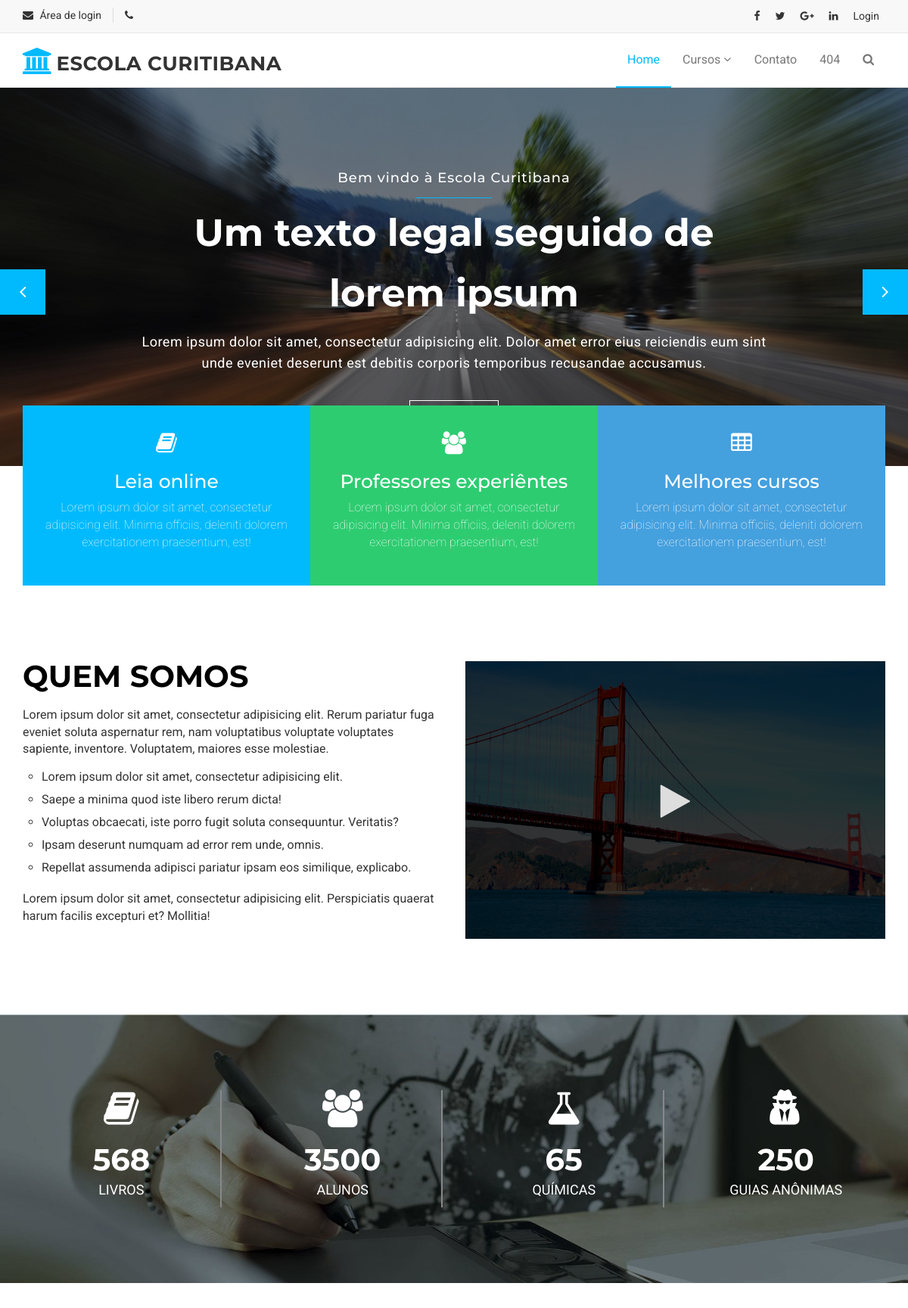
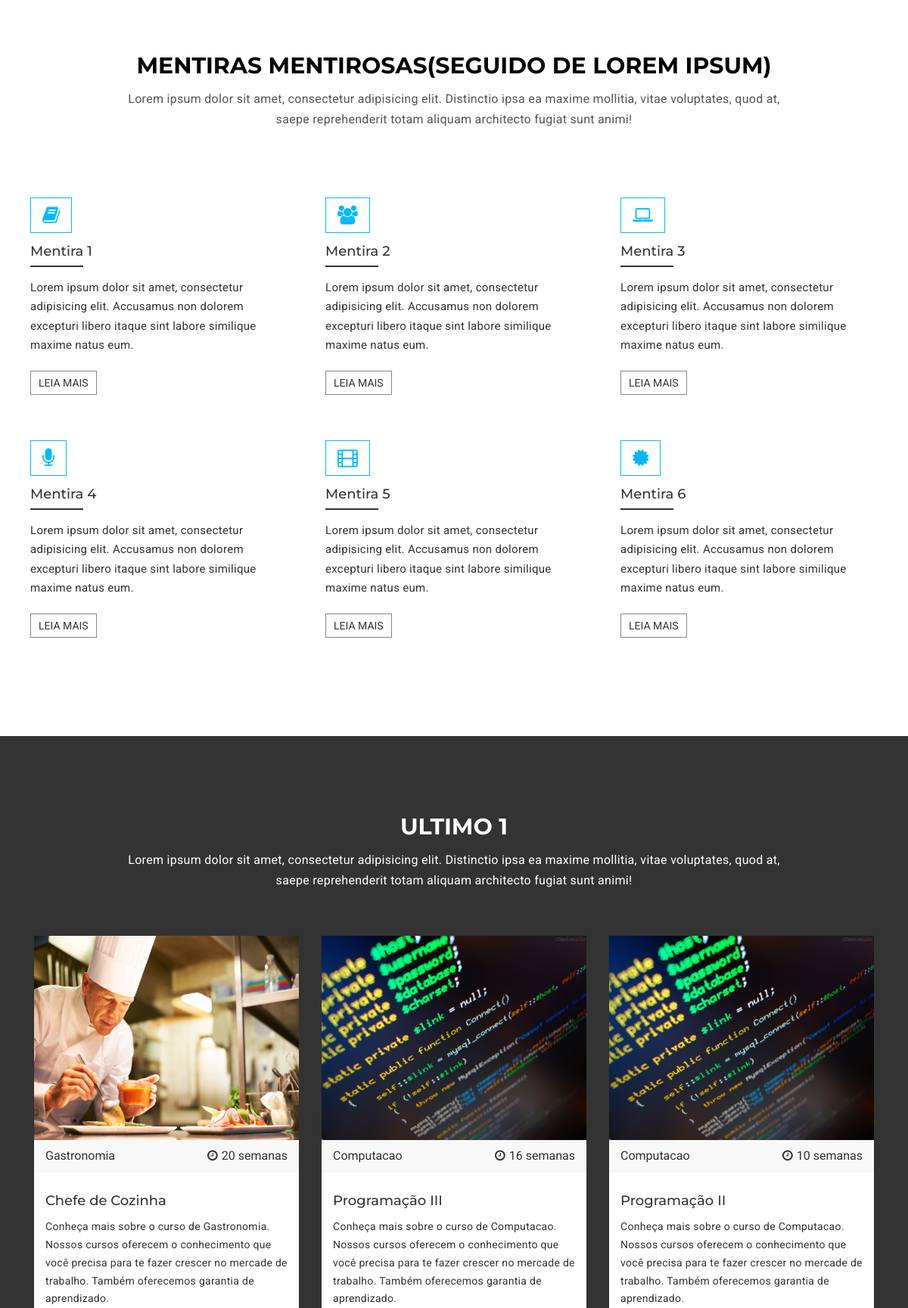
The page / (upper part) on the database its author committed (2 pictures, top to bottom).
### tables this page shows
CREATE TABLE `cursos` (
  `Id` int(11) NOT NULL,
  `Curso` varchar(30) NOT NULL,
  `Duracao` int(11) NOT NULL,
  `Preco` float NOT NULL,
  `Local` varchar(30) NOT NULL,
  `CategoriaId` int(11) NOT NULL,
  `Inicio` date NOT NULL,
  `Texto` varchar(400) NOT NULL,
  `Foto` varchar(100) NOT NULL
);

CREATE TABLE `categorias` (
  `Id` int(11) NOT NULL,
  `Categoria` varchar(50) NOT NULL
);

### index.php (the view, shortened to what this page needs)
<?php
	include("config.php");
?>
<!DOCTYPE html>
<html lang="en">
  <head>
    <link href="assets/css/font-awesome.css" rel="stylesheet">
    <link href="assets/css/bootstrap.css" rel="stylesheet">
    <link rel="stylesheet" type="text/css" href="assets/css/slick.css">
    <link id="switcher" href="assets/css/theme-color/default-theme.css" rel="stylesheet">
    <link href="assets/css/style.css" rel="stylesheet">
  </head>
  <body>
  <header id="mu-header">
    <div class="container">
      <div class="row">
        <div class="col-lg-12 col-md-12">
          <div class="mu-header-area">
            <div class="row">
              <div class="col-lg-6 col-md-6 col-sm-6 col-xs-6">
                <div class="mu-header-top-left">
                  <div class="mu-top-email">
                    <i class="fa fa-envelope"></i>
                    <span>Área de login</span>
                  </div>
                  <div class="mu-top-phone">
                    <i class="fa fa-phone"></i>
                  </div>
                </div>
              </div>
              <div class="col-lg-6 col-md-6 col-sm-6 col-xs-6">
                <div class="mu-header-top-right">
                  <nav>
                    <ul class="mu-top-social-nav">
                      <li><a href="#"><span class="fa fa-facebook"></span></a></li>
                      <li><a href="#"><span class="fa fa-twitter"></span></a></li>
                      <li><a href="#"><span class="fa fa-google-plus"></span></a></li>
                      <li><a href="#"><span class="fa fa-linkedin"></span></a></li>
                      <?php
                      if(!isset($_SESSION['login']))
                      {
                         echo("<li><a href='login/index.php'>Login</a></li>");
                      }
                      else
                      {
                        $usuario = $_SESSION['nome'];
                         echo("<li><a href='login/logout.php'>Bem vindo ".$usuario."</a></li>");
                      }
                      ?>
                    </ul>
                  </nav>
                </div>
              </div>
            </div>
          </div>
        </div>
      </div>
    </div>
  </header>
  <section id="mu-menu">
    <nav class="navbar navbar-default" role="navigation">
      <div class="container">
        <div class="navbar-header">
          <a class="navbar-brand" href="index.php"><i class="fa fa-university"></i><span>Escola Curitibana</span></a>
        </div>
        <div id="navbar" class="navbar-collapse collapse">
          <ul id="top-menu" class="nav navbar-nav navbar-right main-nav">
            <li class="active"><a href="index.php">Home</a></li>
            <li class="dropdown">
              <a href="#" class="dropdown-toggle" data-toggle="dropdown">Cursos <span class="fa fa-angle-down"></span></a>
            </li>
            <li><a href="contact.php">Contato</a></li>
            <li><a href="404.php">404</a></li>
            <li><a href="#" id="mu-search-icon"><i class="fa fa-search"></i></a></li>
          </ul>
        </div>
      </div>
    </nav>
  </section>
  <section id="mu-slider">
    <div class="mu-slider-single">
      <div class="mu-slider-img">
        <figure>
          <img src="assets/img/slider/1.jpg" alt="img">
        </figure>
      </div>
      <div class="mu-slider-content">
        <h4>Bem vindo à Escola Curitibana</h4>
        <span></span>
        <h2>Um texto legal seguido de lorem ipsum</h2>
        <p>Lorem ipsum dolor sit amet, consectetur adipisicing elit. Dolor amet error eius reiciendis eum sint unde eveniet deserunt est debitis corporis temporibus recusandae accusamus.</p>
        <a href="#" class="mu-read-more-btn">Leia mais</a>
      </div>
    </div>
  </section>
  <section id="mu-service">
    <div class="container">
      <div class="row">
        <div class="col-lg-12 col-md-12">
          <div class="mu-service-area">
            <div class="mu-service-single">
              <span class="fa fa-book"></span>
              <h3>Leia online</h3>
              <p>Lorem ipsum dolor sit amet, consectetur adipisicing elit. Minima officiis, deleniti dolorem exercitationem praesentium, est!</p>
            </div>
            <div class="mu-service-single">
              <span class="fa fa-users"></span>
              <h3>Professores experiêntes</h3>
              <p>Lorem ipsum dolor sit amet, consectetur adipisicing elit. Minima officiis, deleniti dolorem exercitationem praesentium, est!</p>
            </div>
            <div class="mu-service-single">
              <span class="fa fa-table"></span>
              <h3>Melhores cursos</h3>
              <p>Lorem ipsum dolor sit amet, consectetur adipisicing elit. Minima officiis, deleniti dolorem exercitationem praesentium, est!</p>
            </div>
          </div>
        </div>
      </div>
    </div>
  </section>
  <section id="mu-about-us">
    <div class="container">
      <div class="row">
        <div class="col-md-12">
          <div class="mu-about-us-area">
            <div class="row">
              <div class="col-lg-6 col-md-6">
                <div class="mu-about-us-left">
                  <div class="mu-title">
                    <h2>Quem somos</h2>
                  </div>
                  <p>Lorem ipsum dolor sit amet, consectetur adipisicing elit. Rerum pariatur fuga eveniet soluta aspernatur rem, nam voluptatibus voluptate voluptates sapiente, inventore. Voluptatem, maiores esse molestiae.</p>
                  <ul>
                    <li>Lorem ipsum dolor sit amet, consectetur adipisicing elit.</li>
                    <li>Saepe a minima quod iste libero rerum dicta!</li>
                    <li>Voluptas obcaecati, iste porro fugit soluta consequuntur. Veritatis?</li>
                    <li>Ipsam deserunt numquam ad error rem unde, omnis.</li>
                    <li>Repellat assumenda adipisci pariatur ipsam eos similique, explicabo.</li>
                  </ul>
                  <p>Lorem ipsum dolor sit amet, consectetur adipisicing elit. Perspiciatis quaerat harum facilis excepturi et? Mollitia!</p>
                </div>
              </div>
              <div class="col-lg-6 col-md-6">
                <div class="mu-about-us-right">
                <a id="mu-abtus-video" href="www.algumvideoshowdebola.com.br" target="mutube-video">
                  <img src="assets/img/about-us.jpg" alt="img">
                </a>
                </div>
              </div>
            </div>
          </div>
        </div>
      </div>
    </div>
  </section>
  <section id="mu-abtus-counter">
    <div class="container">
      <div class="row">
        <div class="col-md-12">
          <div class="mu-abtus-counter-area">
            <div class="row">
              <div class="col-lg-3 col-md-3 col-sm-3">
                <div class="mu-abtus-counter-single">
                  <span class="fa fa-book"></span>
                  <h4 class="counter">568</h4>
                  <p>livros</p>
                </div>
              </div>
              <div class="col-lg-3 col-md-3 col-sm-3">
                <div class="mu-abtus-counter-single">
                  <span class="fa fa-users"></span>
                  <h4 class="counter">3500</h4>
                  <p>Alunos</p>
                </div>
              </div>
              <div class="col-lg-3 col-md-3 col-sm-3">
                <div class="mu-abtus-counter-single">
                  <span class="fa fa-flask"></span>
                  <h4 class="counter">65</h4>
                  <p>Químicas</p>
                </div>
              </div>
              <div class="col-lg-3 col-md-3 col-sm-3">
                <div class="mu-abtus-counter-single no-border">
                  <span class="fa fa-user-secret"></span>
                  <h4 class="counter">250</h4>
                  <p>Guias anônimas</p>
                </div>
              </div>
            </div>
          </div>
        </div>
      </div>
    </div>
  </section>
  <section id="mu-features">
    <div class="container">
      <div class="row">
        <div class="col-lg-12 col-md-12">
          <div class="mu-features-area">
            <div class="mu-title">
              <h2>Mentiras mentirosas(seguido de lorem ipsum)</h2>
              <p>Lorem ipsum dolor sit amet, consectetur adipisicing elit. Distinctio ipsa ea maxime mollitia, vitae voluptates, quod at, saepe reprehenderit totam aliquam architecto fugiat sunt animi!</p>
            </div>
            <div class="mu-features-content">
              <div class="row">
                <div class="col-lg-4 col-md-4  col-sm-6">
                  <div class="mu-single-feature">
                    <span class="fa fa-book"></span>
                    <h4>Mentira 1</h4>
                    <p>Lorem ipsum dolor sit amet, consectetur adipisicing elit. Accusamus non dolorem excepturi libero itaque sint labore similique maxime natus eum.</p>
                    <a href="#">Leia mais</a>
                  </div>
                </div>
                <div class="col-lg-4 col-md-4 col-sm-6">
                  <div class="mu-single-feature">
                    <span class="fa fa-users"></span>
                    <h4>Mentira 2</h4>
                    <p>Lorem ipsum dolor sit amet, consectetur adipisicing elit. Accusamus non dolorem excepturi libero itaque sint labore similique maxime natus eum.</p>
                    <a href="#">Leia mais</a>
                  </div>
                </div>
                <div class="col-lg-4 col-md-4 col-sm-6">
                  <div class="mu-single-feature">
                    <span class="fa fa-laptop"></span>
                    <h4>Mentira 3</h4>
                    <p>Lorem ipsum dolor sit amet, consectetur adipisicing elit. Accusamus non dolorem excepturi libero itaque sint labore similique maxime natus eum.</p>
                    <a href="#">Leia mais</a>
                  </div>
                </div>
                <div class="col-lg-4 col-md-4 col-sm-6">
                  <div class="mu-single-feature">
                    <span class="fa fa-microphone"></span>
                    <h4>Mentira 4</h4>
                    <p>Lorem ipsum dolor sit amet, consectetur adipisicing elit. Accusamus non dolorem excepturi libero itaque sint labore similique maxime natus eum.</p>
                    <a href="#">Leia mais</a>
                  </div>
                </div>
                <div class="col-lg-4 col-md-4 col-sm-6">
                  <div class="mu-single-feature">
                    <span class="fa fa-film"></span>
                    <h4>Mentira 5</h4>
                    <p>Lorem ipsum dolor sit amet, consectetur adipisicing elit. Accusamus non dolorem excepturi libero itaque sint labore similique maxime natus eum.</p>
                    <a href="#">Leia mais</a>
                  </div>
                </div>
                <div class="col-lg-4 col-md-4 col-sm-6">
                  <div class="mu-single-feature">
                    <span class="fa fa-certificate"></span>
                    <h4>Mentira 6</h4>
                    <p>Lorem ipsum dolor sit amet, consectetur adipisicing elit. Accusamus non dolorem excepturi libero itaque sint labore similique maxime natus eum.</p>
                    <a href="#">Leia mais</a>
                  </div>
                </div>
              </div>
            </div>
          </div>
        </div>
      </div>
    </div>
  </section>
  <section id="mu-latest-courses">
    <div class="container">
      <div class="row">
        <div class="col-lg-12 col-md-12">
          <div class="mu-latest-courses-area">
            <div class="mu-title">
              <h2>Ultimo 1</h2>
              <p>Lorem ipsum dolor sit amet, consectetur adipisicing elit. Distinctio ipsa ea maxime mollitia, vitae voluptates, quod at, saepe reprehenderit totam aliquam architecto fugiat sunt animi!</p>
            </div>
            <div id="mu-latest-course-slide" class="mu-latest-courses-content">
			<?php
				$prep_exibir=$conexao->prepare('SELECT * FROM `cursos` ORDER BY `Id` DESC');
                $prep_exibir->execute();
				$cont = 1;
				while($row=$prep_exibir->fetch()){
					$prep_procura=$conexao->prepare('SELECT * FROM `categorias`');
					$prep_procura->execute();
					while($row_2=$prep_procura->fetch()){
						if($row['CategoriaId'] == $row_2['Id']){
							$categoria = $row_2['Categoria'];
							break;
						}
					}
			?>
              <div class="col-lg-4 col-md-4 col-xs-12">
                <div class="mu-latest-course-single">
                  <figure class="mu-latest-course-img">
                    <?php echo "<a href='#'><img src='img/".$row['Foto']."' width='250' height='270' alt='img' /></a>"; ?>
                    <figcaption class="mu-latest-course-imgcaption">
                      <a href="#"><?php echo $categoria; ?></a>
                      <span><i class="fa fa-clock-o"></i><?php echo $row['Duracao']; ?> semanas</span>
                    </figcaption>
                  </figure>
                  <div class="mu-latest-course-single-content">
                    <h4><a href="#"><?php echo $row['Curso']; ?></a></h4>
                    <p>Conheça mais sobre o curso de <?php echo $categoria ?>. Nossos cursos oferecem o conhecimento que você precisa para te fazer crescer no mercade de trabalho. Também oferecemos garantia de aprendizado.</p>
                  </div>
                </div>
              </div>
			<?php
					$cont++; if($cont == 7){ break; }
				}
			?>
            </div>
          </div>
        </div>
      </div>
    </div>
  </section>
  </body>
</html>

### assets/css/theme-color/default-theme.css (style rules this page uses)
#mu-menu .navbar-header .navbar-brand i { color: #01bafd; }
#mu-menu .navbar-default .navbar-nav > .active > a, #mu-menu .navbar-default .navbar-nav > .active > a:hover, #mu-menu .navbar-default .navbar-nav > .active > a:focus { color: #01bafd; border-bottom: 2px solid #01bafd; background-color: transparent; }
#mu-slider .mu-slider-single .mu-slider-content span { background-color: #01bafd; }
#mu-features .mu-features-area .mu-features-content .mu-single-feature span { color: #01bafd; border: 1px solid #01bafd; }

### rows shown on the page
cursos: Foto (picture), CategoriaId.Categoria "Gastronomia", Duracao "20", Curso "Chefe de Cozinha"
cursos: Foto (picture), CategoriaId.Categoria "Computacao", Duracao "16", Curso "Programação III"
cursos: Foto (picture), CategoriaId.Categoria "Computacao", Duracao "10", Curso "Programação II"
